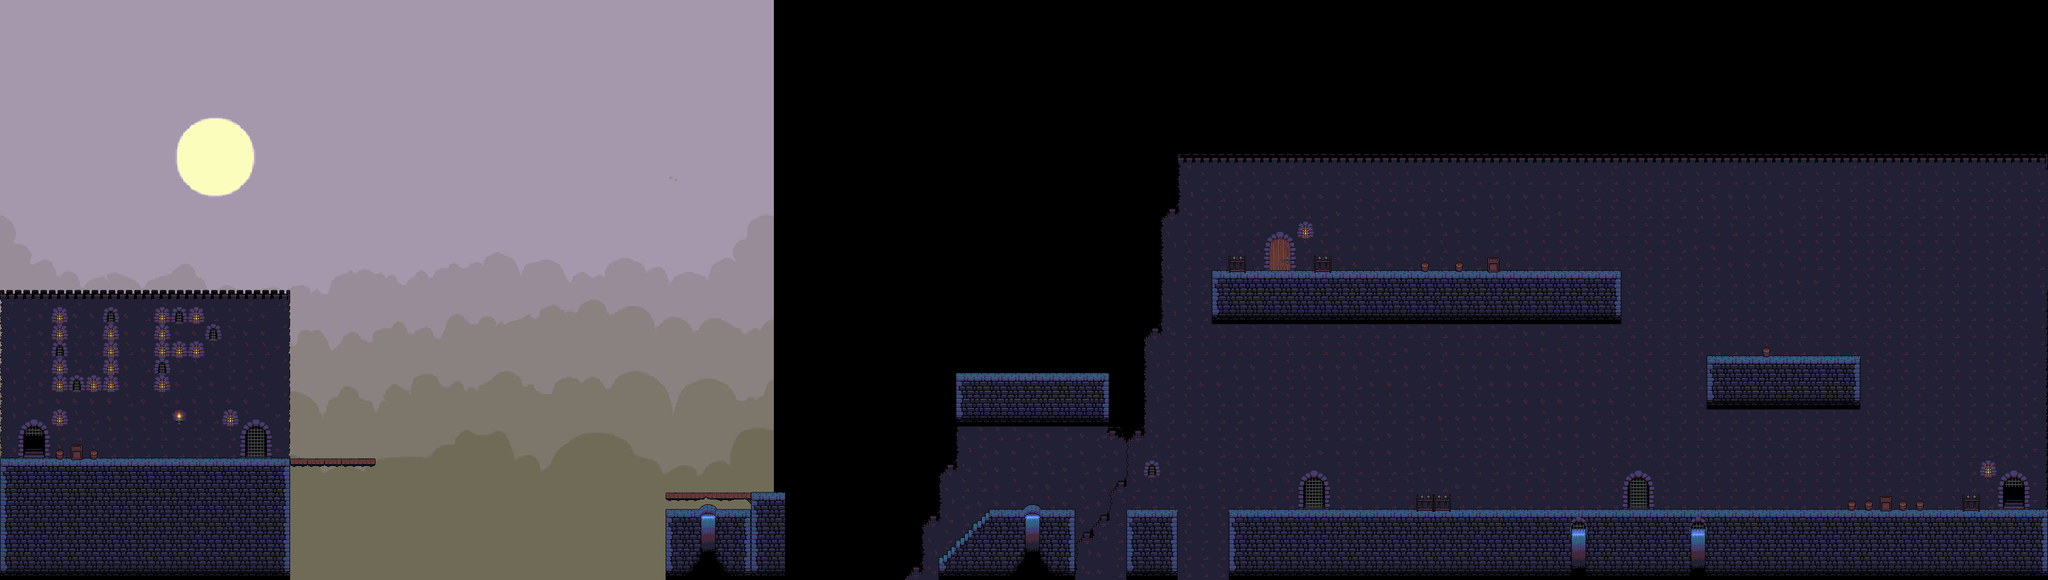

A level layout from a 2D game, rendered from its tile map. Below: a short description, then the map file with tile-grid data replaced by summaries:
An orthogonal 120x34 tile map with 32x32 px tiles, 3 tile layers (Background, Foreground, Objekte), 1 image layer and 31 objects (14x CoinEntity, 7x Ground, 3x EnemyEntity, 2x Wall, mainPlayer, ...).

<map version="1.0" orientation="orthogonal" renderorder="left-up" width="120" height="34" tilewidth="32" tileheight="32" nextobjectid="128">
 <tileset firstgid="1" name="oppcastle" tilewidth="32" tileheight="32">
  <image source="../img/map/oppcastle.png" width="480" height="352" />
 </tileset>
 <imagelayer name="Parallax_layer1">
  <image source="../img/background/background_fog2.png" />
 </imagelayer>
 <layer name="Background" width="120" height="34">
  <data>[4080 cells, 1719 non-empty, 38 distinct tile ids]</data>
 </layer>
 <layer name="Foreground" width="120" height="34">
  <data>[4080 cells, 616 non-empty, 28 distinct tile ids]</data>
 </layer>
 <layer name="Objekte" width="120" height="34">
  <data>[4080 cells, 86 non-empty, 29 distinct tile ids]</data>
 </layer>
 <objectgroup name="Object">
  <properties>
   <property name="duration" value="300" />
   <property name="fade" value="#300000" />
  </properties>
  <object id="3" name="mainPlayer" x="4" y="794" width="32" height="64">
   <properties>
    <property name="image" value="gripe_run_right" />
    <property name="spritewidth" value="64" />
   </properties>
  </object>
  <object id="4" name="CoinEntity" x="1092" y="614" width="32" height="32">
   <properties>
    <property name="image" value="spinning_coin_gold" />
    <property name="spritewidth" value="32" />
   </properties>
  </object>
  <object id="5" name="game.LevelEntity" x="3806" y="-1" width="35" height="958">
   <properties>
    <property name="duration" value="300" />
    <property name="fade" value="#009900" />
    <property name="to" value="1" />
   </properties>
  </object>
  <object id="16" name="SpikeEntity" x="544" y="1074.33" width="2001" height="12" />
  <object id="30" name="CoinEntity" x="370" y="770" width="32" height="32">
   <properties>
    <property name="image" value="spinning_coin_gold" />
    <property name="spritewidth" value="32" />
   </properties>
  </object>
  <object id="31" name="CoinEntity" x="735" y="682" width="32" height="32">
   <properties>
    <property name="image" value="spinning_coin_gold" />
    <property name="spritewidth" value="32" />
   </properties>
  </object>
  <object id="67" name="CoinEntity" x="686" y="776" width="32" height="32">
   <properties>
    <property name="image" value="spinning_coin_gold" />
    <property name="spritewidth" value="32" />
   </properties>
  </object>
  <object id="69" name="CoinEntity" x="798" y="612" width="32" height="32">
   <properties>
    <property name="image" value="spinning_coin_gold" />
    <property name="spritewidth" value="32" />
   </properties>
  </object>
  <object id="112" name="CoinEntity" x="1838" y="635" width="32" height="32">
   <properties>
    <property name="image" value="spinning_coin_gold" />
    <property name="spritewidth" value="32" />
   </properties>
  </object>
  <object id="113" name="CoinEntity" x="2329" y="431" width="32" height="32">
   <properties>
    <property name="image" value="spinning_coin_gold" />
    <property name="spritewidth" value="32" />
   </properties>
  </object>
  <object id="114" name="CoinEntity" x="1972" y="632" width="32" height="32">
   <properties>
    <property name="image" value="spinning_coin_gold" />
    <property name="spritewidth" value="32" />
   </properties>
  </object>
  <object id="115" name="CoinEntity" x="2789" y="854" width="32" height="32">
   <properties>
    <property name="image" value="spinning_coin_gold" />
    <property name="spritewidth" value="32" />
   </properties>
  </object>
  <object id="116" name="CoinEntity" x="3396" y="826" width="32" height="32">
   <properties>
    <property name="image" value="spinning_coin_gold" />
    <property name="spritewidth" value="32" />
   </properties>
  </object>
  <object id="122" name="CoinEntity" x="983" y="572" width="32" height="32">
   <properties>
    <property name="image" value="spinning_coin_gold" />
    <property name="spritewidth" value="32" />
   </properties>
  </object>
  <object id="123" name="CoinEntity" x="1226" y="827" width="32" height="32">
   <properties>
    <property name="image" value="spinning_coin_gold" />
    <property name="spritewidth" value="32" />
   </properties>
  </object>
  <object id="124" name="CoinEntity" x="1166" y="710" width="32" height="32">
   <properties>
    <property name="image" value="spinning_coin_gold" />
    <property name="spritewidth" value="32" />
   </properties>
  </object>
  <object id="125" name="CoinEntity" x="884" y="571" width="32" height="32">
   <properties>
    <property name="image" value="spinning_coin_gold" />
    <property name="spritewidth" value="32" />
   </properties>
  </object>
 </objectgroup>
 <objectgroup name="EnemyEntities">
  <object id="58" name="EnemyEntity" x="159" y="827" width="300" height="29">
   <properties>
    <property name="attack" value="00" />
    <property name="image" value="deadeater" />
    <property name="jump" value="0" />
    <property name="speed" value="4" />
    <property name="spriteheight" value="64" />
    <property name="spritewidth" value="64" />
   </properties>
  </object>
  <object id="119" name="EnemyEntity" x="2541" y="925.5" width="460" height="30">
   <properties>
    <property name="attack" value="00" />
    <property name="image" value="deadeater" />
    <property name="jump" value="0" />
    <property name="speed" value="4" />
    <property name="spriteheight" value="64" />
    <property name="spritewidth" value="64" />
   </properties>
  </object>
  <object id="120" name="EnemyEntity" x="3172" y="922.5" width="483" height="32">
   <properties>
    <property name="attack" value="00" />
    <property name="image" value="deadeater" />
    <property name="jump" value="0" />
    <property name="speed" value="4" />
    <property name="spriteheight" value="64" />
    <property name="spritewidth" value="64" />
   </properties>
  </object>
 </objectgroup>
 <objectgroup name="collision">
  <object id="1" name="Ground" x="0.6667" y="862.333" width="701" height="22" />
  <object id="64" name="Ground" x="1248.5" y="934.5" width="220" height="300" />
  <object id="74" name="Wall" x="2114.67" y="976.333" width="20" height="118" />
  <object id="75" name="Wall" x="2305.67" y="976.333" width="19" height="125" />
  <object id="76" name="Ground" x="2306.5" y="963.5" width="1532" height="30" />
  <object id="77" name="Ground" x="3201" y="672" width="286" height="92" />
  <object id="78" name="Ground" x="2273" y="516" width="764" height="91" />
  <object id="79" name="Ground" x="1792" y="709" width="286" height="80" />
  <object id="85" name="Ground" x="2112" y="965" width="94" height="20" />
  <object id="126" x="1760" y="1082">
   <polygon points="0,0 0,-25 97,-116" />
  </object>
  <object id="127" x="1856" y="965" width="156" height="27" />
 </objectgroup>
</map>
